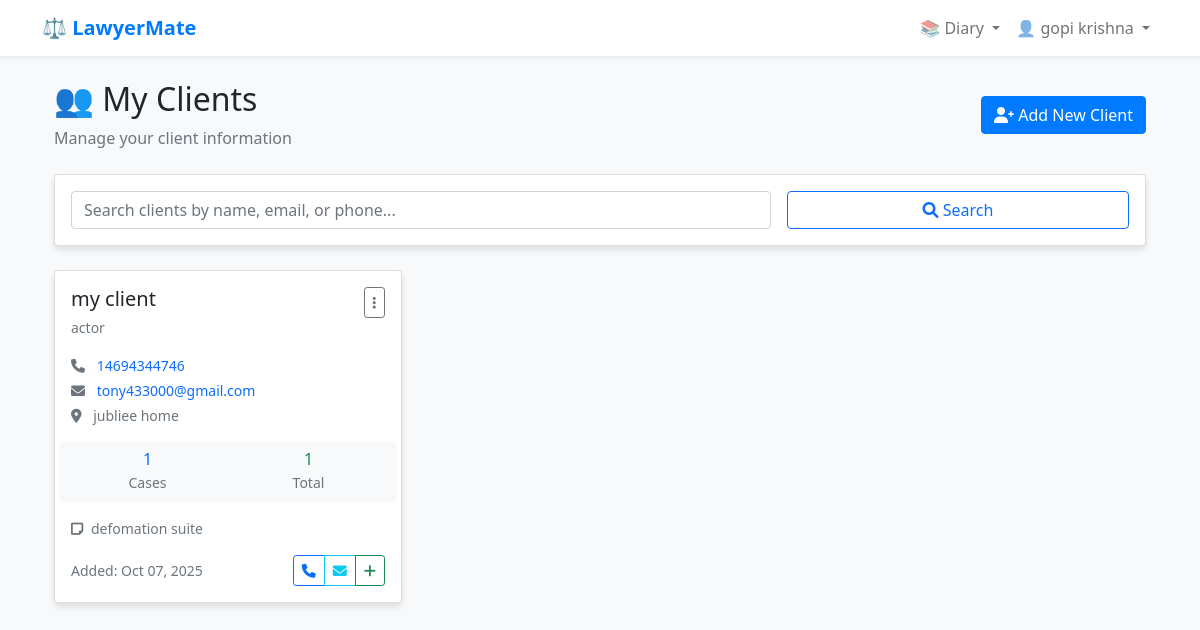
/diary/clients/ (signed in), run on the app's committed database.
### core/models.py (models this page shows, shortened)
class Client(models.Model):
    lawyer = models.ForeignKey(User, on_delete=models.CASCADE, related_name='clients')
    name = models.CharField(max_length=200)
    email = models.EmailField(blank=True)
    phone = models.CharField(max_length=15)
    address = models.TextField()
    occupation = models.CharField(max_length=100, blank=True)
    aadhar_number = models.CharField(max_length=12, blank=True, help_text="Aadhar Card Number")
    pan_number = models.CharField(max_length=10, blank=True, help_text="PAN Card Number")
    notes = models.TextField(blank=True, help_text="Additional client information")
    created_at = models.DateTimeField(auto_now_add=True)
    updated_at = models.DateTimeField(auto_now=True)
    is_active = models.BooleanField(default=True)
    class Meta:
        ordering = ['name']
        unique_together = ['lawyer', 'name']

class Case(models.Model):
    CASE_TYPES = [
        ('CIVIL', 'Civil Case'),
        ('CRIMINAL', 'Criminal Case'),
        ('FAMILY', 'Family Dispute'),
        ('PROPERTY', 'Property Dispute'),
        ('LABOUR', 'Labour Dispute'),
        ('CONSUMER', 'Consumer Complaint'),
        ('MATRIMONIAL', 'Matrimonial Case'),
        ('CHEQUE_BOUNCE', 'Cheque Bounce Case'),
        ('ARBITRATION', 'Arbitration'),
        ('WRIT', 'Writ Petition'),
        ('APPEAL', 'Appeal'),
        ('REVISION', 'Revision Petition'),
        ('BAIL', 'Bail Application'),
        ('COMPANY', 'Company Law'),
        ('TAX', 'Tax Matter'),
        ('BANK_RECOVERY', 'Bank Recovery'),
        ('INSURANCE', 'Insurance Claim'),
    ]
    CASE_STATUS = [
        ('ACTIVE', 'Active'),
        ('PENDING', 'Pending'),
        ('ADJOURNED', 'Adjourned'),
        ('JUDGMENT_RESERVED', 'Judgment Reserved'),
        ('WON', 'Won'),
        ('LOST', 'Lost'),
        ('SETTLED', 'Settled'),
        ('WITHDRAWN', 'Withdrawn'),
        ('DISMISSED', 'Dismissed'),
    ]
    PRIORITY_LEVELS = [
        ('LOW', 'Low'),
        ('MEDIUM', 'Medium'),
        ('HIGH', 'High'),
        ('URGENT', 'Urgent'),
    ]
    lawyer = models.ForeignKey(User, on_delete=models.CASCADE, related_name='cases')
    client = models.ForeignKey(Client, on_delete=models.CASCADE, related_name='cases')
    court = models.ForeignKey(Court, on_delete=models.CASCADE, related_name='cases')
    case_number = models.CharField(max_length=50, help_text="Court Case Number")
    case_title = models.CharField(max_length=300, help_text="Short case description")
    case_type = models.CharField(max_length=20, choices=CASE_TYPES)
    filing_date = models.DateField(help_text="Date case was filed")
    status = models.CharField(max_length=20, choices=CASE_STATUS, default='ACTIVE')
    priority = models.CharField(max_length=10, choices=PRIORITY_LEVELS, default='MEDIUM')
    description = models.TextField(help_text="Detailed case description")
    legal_issues = models.TextField(blank=True, help_text="Key legal issues")
    case_value = models.DecimalField(max_digits=15, decimal_places=2, null=True, blank=True)
    fees_charged = models.DecimalField(max_digits=10, decimal_places=2, null=True, blank=True)
    fees_received = models.DecimalField(max_digits=10, decimal_places=2, default=0)
    next_hearing_date = models.DateTimeField(null=True, blank=True)
    limitation_date = models.DateField(null=True, blank=True, help_text="Limitation period expiry")
    created_at = models.DateTimeField(auto_now_add=True)
    updated_at = models.DateTimeField(auto_now=True)
    class Meta:
        ordering = ['-next_hearing_date', '-created_at']
        unique_together = ['lawyer', 'case_number', 'court']

### core/views.py (the view)
# urls.py: path("diary/clients/", views.client_list, name="client_list"),
@login_required
def client_list(request):
    user = request.user
    clients_list = Client.objects.filter(lawyer=user, is_active=True)
    search_query = request.GET.get('search', '')
    if search_query:
        clients_list = clients_list.filter(
            Q(name__icontains=search_query) |
            Q(email__icontains=search_query) |
            Q(phone__icontains=search_query)
        )
    paginator = Paginator(clients_list, 20)
    page_number = request.GET.get('page')
    clients = paginator.get_page(page_number)
    context = {
        'clients': clients,
        'search_query': search_query,
    }
    return render(request, 'core/diary/client_list.html', context)

### core/templates/core/diary/client_list.html (shortened to what this page needs)
{% extends 'core/base.html' %}
{% block content %}
<div class="container mt-4">
    <div class="d-flex justify-content-between align-items-center mb-4">
        <div>
            <h2>👥 My Clients</h2>
            <p class="text-muted mb-0">Manage your client information</p>
        </div>
        <a href="{% url 'client_create' %}" class="btn btn-primary">
            <i class="fas fa-user-plus"></i> Add New Client
        </a>
    </div>
    <div class="card mb-4">
        <div class="card-body">
            <form method="get" class="row g-3">
                <div class="col-md-8">
                    <input type="text" name="search" class="form-control" placeholder="Search clients by name, email, or phone..." value="{{ search_query }}">
                </div>
                <div class="col-md-4">
                    <button type="submit" class="btn btn-outline-primary w-100">
                        <i class="fas fa-search"></i> Search
                    </button>
                </div>
            </form>
        </div>
    </div>
    <div class="row">
        {% if clients %}
            {% for client in clients %}
            <div class="col-md-6 col-lg-4 mb-4">
                <div class="card h-100">
                    <div class="card-body">
                        <div class="d-flex justify-content-between align-items-start mb-3">
                            <div class="flex-grow-1">
                                <h5 class="card-title mb-1">{{ client.name }}</h5>
                                {% if client.occupation %}
                                <small class="text-muted">{{ client.occupation }}</small>
                                {% endif %}
                            </div>
                            <div class="dropdown">
                                <button class="btn btn-sm btn-outline-secondary" data-bs-toggle="dropdown">
                                    <i class="fas fa-ellipsis-v"></i>
                                </button>
                            </div>
                        </div>
                        <div class="contact-info mb-3">
                            {% if client.phone %}
                            <p class="mb-1 small">
                                <i class="fas fa-phone text-muted me-2"></i>
                                <a href="tel:{{ client.phone }}" class="text-decoration-none">{{ client.phone }}</a>
                            </p>
                            {% endif %}
                            {% if client.email %}
                            <p class="mb-1 small">
                                <i class="fas fa-envelope text-muted me-2"></i>
                                <a href="mailto:{{ client.email }}" class="text-decoration-none">{{ client.email }}</a>
                            </p>
                            {% endif %}
                            {% if client.address %}
                            <p class="mb-0 small text-muted">
                                <i class="fas fa-map-marker-alt text-muted me-2"></i>
                                {{ client.address|truncatechars:40 }}
                            </p>
                            {% endif %}
                        </div>
                        <div class="row text-center bg-light rounded p-2 mb-3">
                            <div class="col-6">
                                <div class="h6 mb-0 text-primary">{{ client.cases.count }}</div>
                                <small class="text-muted">Cases</small>
                            </div>
                            <div class="col-6">
                                <div class="h6 mb-0 text-success">{{ client.cases.all|length }}</div>
                                <small class="text-muted">Total</small>
                            </div>
                        </div>
                        {% if client.notes %}
                        <p class="card-text small text-muted">
                            <i class="fas fa-sticky-note me-1"></i>
                            {{ client.notes|truncatechars:60 }}
                        </p>
                        {% endif %}
                        <div class="d-flex justify-content-between align-items-center mt-3">
                            <small class="text-muted">
                                Added: {{ client.created_at|date:"M d, Y" }}
                            </small>
                            <div class="btn-group" role="group">
                                <button class="btn btn-sm btn-outline-primary" title="Call">
                                    <i class="fas fa-phone"></i>
                                </button>
                                <button class="btn btn-sm btn-outline-info" title="Email">
                                    <i class="fas fa-envelope"></i>
                                </button>
                                <a href="{% url 'case_create' %}?client={{ client.id }}" class="btn btn-sm btn-outline-success" title="New Case">
                                    <i class="fas fa-plus"></i>
                                </a>
                            </div>
                        </div>
                    </div>
                </div>
            </div>
            {% endfor %}
        {% endif %}
    </div>
</div>
<link rel="stylesheet" href="https://cdnjs.cloudflare.com/ajax/libs/font-awesome/6.0.0/css/all.min.css">
{% endblock %}

### core/templates/core/base.html (shortened to what this page needs)
<!DOCTYPE html>
<html lang="en">
<head>
    <link href="https://cdn.jsdelivr.net/npm/bootstrap@5.1.3/dist/css/bootstrap.min.css" rel="stylesheet">
</head>
<body>
    <nav class="navbar navbar-expand-lg navbar-light bg-white shadow-sm">
        <div class="container">
            <a class="navbar-brand" href="{% url 'home' %}">⚖️ LawyerMate</a>
            <div class="navbar-nav ms-auto">
                {% if user.is_authenticated %}
                    <div class="nav-item dropdown">
                        <a class="nav-link dropdown-toggle" href="#" id="diaryDropdown" role="button" data-bs-toggle="dropdown">
                            📚 Diary
                        </a>
                    </div>
                    <div class="nav-item dropdown">
                        <a class="nav-link dropdown-toggle" href="#" id="userDropdown" role="button" data-bs-toggle="dropdown">
                            👤 {{ user.username }}
                        </a>
                    </div>
                {% else %}
                    <a class="nav-link" href="{% url 'login' %}">Login</a>
                    <a class="nav-link" href="{% url 'signup' %}">Sign Up</a>
                {% endif %}
            </div>
        </div>
    </nav>
    <div class="container mt-4">
        {% block content %}
        {% endblock %}
    </div>
</body>
</html>

### core/templates/core/base.html (style rules this page uses)
body { background-color: #f8f9fa; }
.navbar-brand { font-weight: bold; color: #007bff !important; }
.card { box-shadow: 0 4px 6px rgba(0, 0, 0, 0.1); }
.btn-primary { background-color: #007bff; border-color: #007bff; }

### data on the page
Client: name "my client", occupation "actor", phone "14694344746", email "tony433000@gmail.com", address "jubliee home", cases.count "1", cases.all|length "1", notes "defomation suite", created_at "Oct 07, 2025"

### other printed values
{{ user.username }} "gopi krishna"
